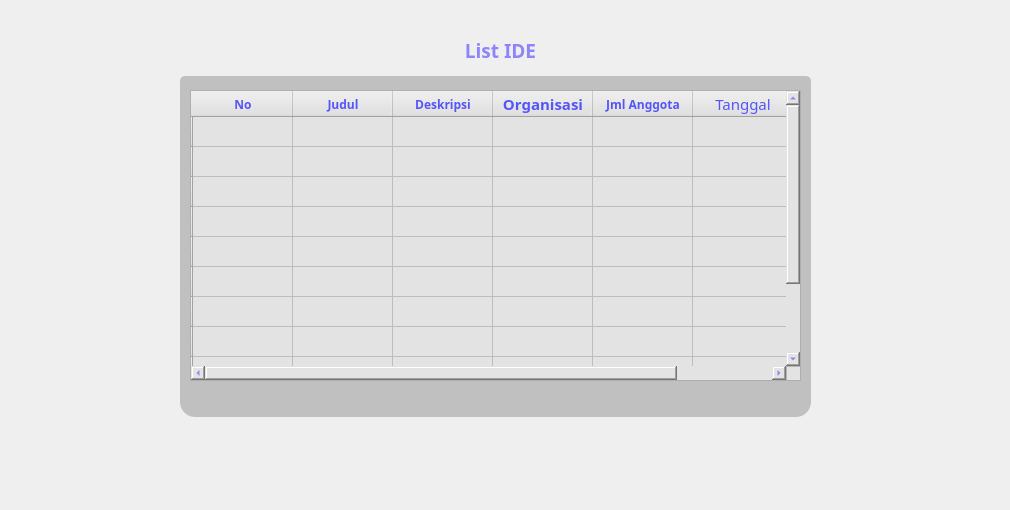
   <widget class="QWidget" name="tabLihatIde">
    <attribute name="title">
     <string>📋 Lihat Ide</string>
    </attribute>
    <widget class="QLabel" name="label_20">
     <property name="geometry">
      <rect>
       <x>840</x>
       <y>-10</y>
       <width>161</width>
       <height>171</height>
      </rect>
     </property>
     <property name="text">
      <string/>
     </property>
     <property name="pixmap">
      <pixmap resource="../Images/Source.qrc">:/images/undraw_No_data_re_kwbl.svg</pixmap>
     </property>
     <property name="scaledContents">
      <bool>true</bool>
     </property>
    </widget>
    <widget class="QLabel" name="label_27">
     <property name="geometry">
      <rect>
       <x>180</x>
       <y>76</y>
       <width>631</width>
       <height>341</height>
      </rect>
     </property>
     <property name="styleSheet">
      <string notr="true">background-color: rgba(0, 0, 0, 50);
border-top-left-radius: 5px;
border-top-right-radius: 5px;
border-bottom-left-radius: 15px;
border-bottom-right-radius: 15px;</string>
     </property>
     <property name="text">
      <string/>
     </property>
    </widget>
    <widget class="QLabel" name="label_34">
     <property name="geometry">
      <rect>
       <x>-20</x>
       <y>330</y>
       <width>161</width>
       <height>171</height>
      </rect>
     </property>
     <property name="text">
      <string/>
     </property>
     <property name="pixmap">
      <pixmap resource="../Images/Source.qrc">:/images/undraw_No_data_re_kwbl.svg</pixmap>
     </property>
     <property name="scaledContents">
      <bool>true</bool>
     </property>
    </widget>
    <widget class="QLabel" name="label_71">
     <property name="geometry">
      <rect>
       <x>350</x>
       <y>30</y>
       <width>301</width>
       <height>41</height>
      </rect>
     </property>
     <property name="font">
      <font>
       <family>Segoe UI Semibold</family>
       <pointsize>14</pointsize>
       <weight>75</weight>
       <bold>true</bold>
      </font>
     </property>
     <property name="styleSheet">
      <string notr="true">color: rgb(140, 133, 255);</string>
     </property>
     <property name="text">
      <string>List IDE</string>
     </property>
     <property name="alignment">
      <set>Qt::AlignCenter</set>
     </property>
    </widget>
    <widget class="QTableWidget" name="tblListIde">
     <property name="geometry">
      <rect>
       <x>190</x>
       <y>90</y>
       <width>611</width>
       <height>291</height>
      </rect>
     </property>
     <property name="font">
      <font>
       <family>Segoe UI Light</family>
       <pointsize>11</pointsize>
      </font>
     </property>
     <property name="styleSheet">
      <string notr="true">color: rgb(85, 85, 255);
background-color: rgb(227, 227, 227);</string>
     </property>
     <property name="rowCount">
      <number>11</number>
     </property>
     <property name="columnCount">
      <number>6</number>
     </property>
     <row>
      <property name="text">
       <string/>
      </property>
      <property name="font">
       <font>
        <family>Segoe UI Light</family>
       </font>
      </property>
     </row>
     <row>
      <property name="text">
       <string/>
      </property>
      <property name="font">
       <font>
        <family>Segoe UI Light</family>
        <pointsize>9</pointsize>
       </font>
      </property>
     </row>
     <row>
      <property name="text">
       <string/>
      </property>
      <property name="font">
       <font>
        <family>Segoe UI Light</family>
        <pointsize>9</pointsize>
       </font>
      </property>
     </row>
     <row>
      <property name="text">
       <string/>
      </property>
      <property name="font">
       <font>
        <family>Segoe UI Light</family>
        <pointsize>9</pointsize>
       </font>
      </property>
     </row>
     <row>
      <property name="text">
       <string/>
      </property>
     </row>
     <row>
      <property name="text">
       <string/>
      </property>
     </row>
     <row>
      <property name="text">
       <string/>
      </property>
     </row>
     <row>
      <property name="text">
       <string/>
      </property>
     </row>
     <row>
      <property name="text">
       <string/>
      </property>
     </row>
     <row>
      <property name="text">
       <string/>
      </property>
     </row>
     <row>
      <property name="text">
       <string/>
      </property>
     </row>
     <column>
      <property name="text">
       <string>No</string>
      </property>
      <property name="font">
       <font>
        <family>Segoe UI Light</family>
        <pointsize>9</pointsize>
        <weight>75</weight>
        <bold>true</bold>
       </font>
      </property>
     </column>
     <column>
      <property name="text">
       <string>Judul</string>
      </property>
      <property name="font">
       <font>
        <family>Segoe UI Light</family>
        <pointsize>9</pointsize>
        <weight>75</weight>
        <bold>true</bold>
       </font>
      </property>
     </column>
     <column>
      <property name="text">
       <string>Deskripsi</string>
      </property>
      <property name="font">
       <font>
        <family>Segoe UI Light</family>
        <pointsize>9</pointsize>
        <weight>75</weight>
        <bold>true</bold>
       </font>
      </property>
     </column>
     <column>
      <property name="text">
       <string>Organisasi</string>
      </property>
      <property name="font">
       <font>
        <family>Segoe UI Light</family>
        <weight>75</weight>
        <bold>true</bold>
       </font>
      </property>
     </column>
     <column>
      <property name="text">
       <string>Jml Anggota</string>
      </property>
      <property name="font">
       <font>
        <family>Segoe UI Light</family>
        <pointsize>9</pointsize>
        <weight>75</weight>
        <bold>true</bold>
       </font>
      </property>
     </column>
     <column>
      <property name="text">
       <string>Tanggal</string>
      </property>
     </column>
    </widget>
   </widget>
